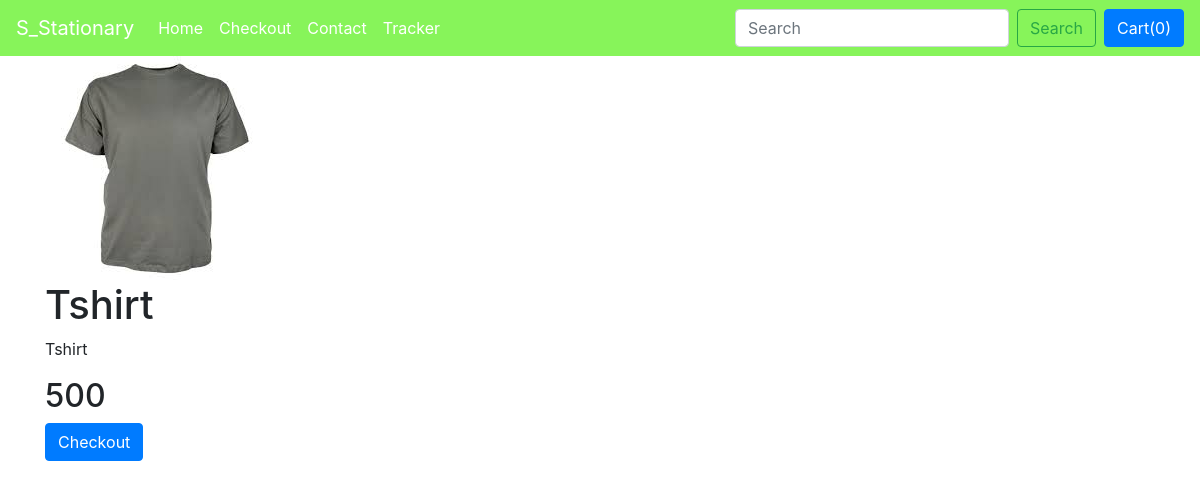
The app's page /product/2 with its own data.
### shop/models.py (models this page shows, shortened)
class Product(models.Model):
    product_name = models.CharField(max_length=100, default="")
    product_description = models.TextField()
    date = models.DateField(auto_now_add=True)
    category = models.CharField(max_length=50, default="")
    sub_category = models.CharField(max_length=50,default="")
    price = models.IntegerField(default=0)
    image = models.ImageField(default="")

### shop/views.py (the view)
# urls.py: path('product/<int:pk>', views.product, name="Product"),
def product(request, pk):
    productView = Product.objects.get(pk=pk)
    context = {
        'product': productView
    }
    return render(request, 'shop/product.html', context)

### shop/templates/shop/product.html (shortened to what this page needs)
{% extends 'shop/base.html'%}  {% block content %}
<div class="container">
    <div class="img_cont">
        <img src="{{product.image.url}}">
    </div>
    <h1>{{product.product_name}}</h1>
    <p>{{product.product_description}}</p>
    <h2>{{product.price}}</h2>
    <a href="{% url 'Checkout'%}"><button class="btn btn-primary">Checkout</button></a>
</div>
{% endblock %}

### records on screen
Product: image (picture), product_name "Tshirt", product_description "Tshirt", price "500"
